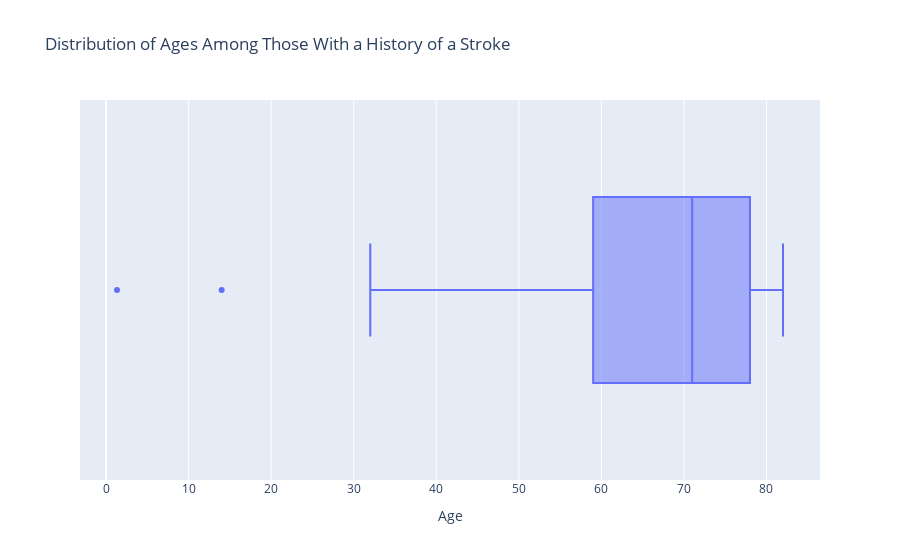

The notebook cell saved with this chart:
### Markdown cell above
### Distribution of ages among those who have had a stroke

### Code cell
# Making a box plot to show the distributions of age for those who have had a stroke
stroke_yes = df.loc[df['stroke'] == 1]
fig = px.box(stroke_yes, x="age", 
             title='Distribution of Ages Among Those With a History of a Stroke', labels = {'age': 'Age'})
fig.show()
# Converting the visualizations to an image, so it displays in GitHub
# img_bytes = fig.to_image(format="png", width=1000, height=600, scale=2)
# Image(img_bytes)

### Figure 1 — Plotly figure (JSON) as saved in the notebook; plotly's stock layout.template omitted (floating-point values rounded to 4 significant figures; data arrays with more than 128 entries replaced by an {"elided": "..."} marker saying what was removed)
{"data": [{"alignmentgroup": "True", "hovertemplate": "Age=%{x}<extra></extra>", "legendgroup": "", "marker": {"color": "#636efa"}, "name": "", "notched": false, "offsetgroup": "", "orientation": "h", "showlegend": false, "type": "box", "x": {"elided": "249 float values"}, "x0": " ", "xaxis": "x", "y0": " ", "yaxis": "y"}], "layout": {"boxmode": "group", "legend": {"tracegroupgap": 0}, "title": {"text": "Distribution of Ages Among Those With a History of a Stroke"}, "xaxis": {"anchor": "y", "domain": [0, 1], "title": {"text": "Age"}}, "yaxis": {"anchor": "x", "domain": [0, 1]}}}
